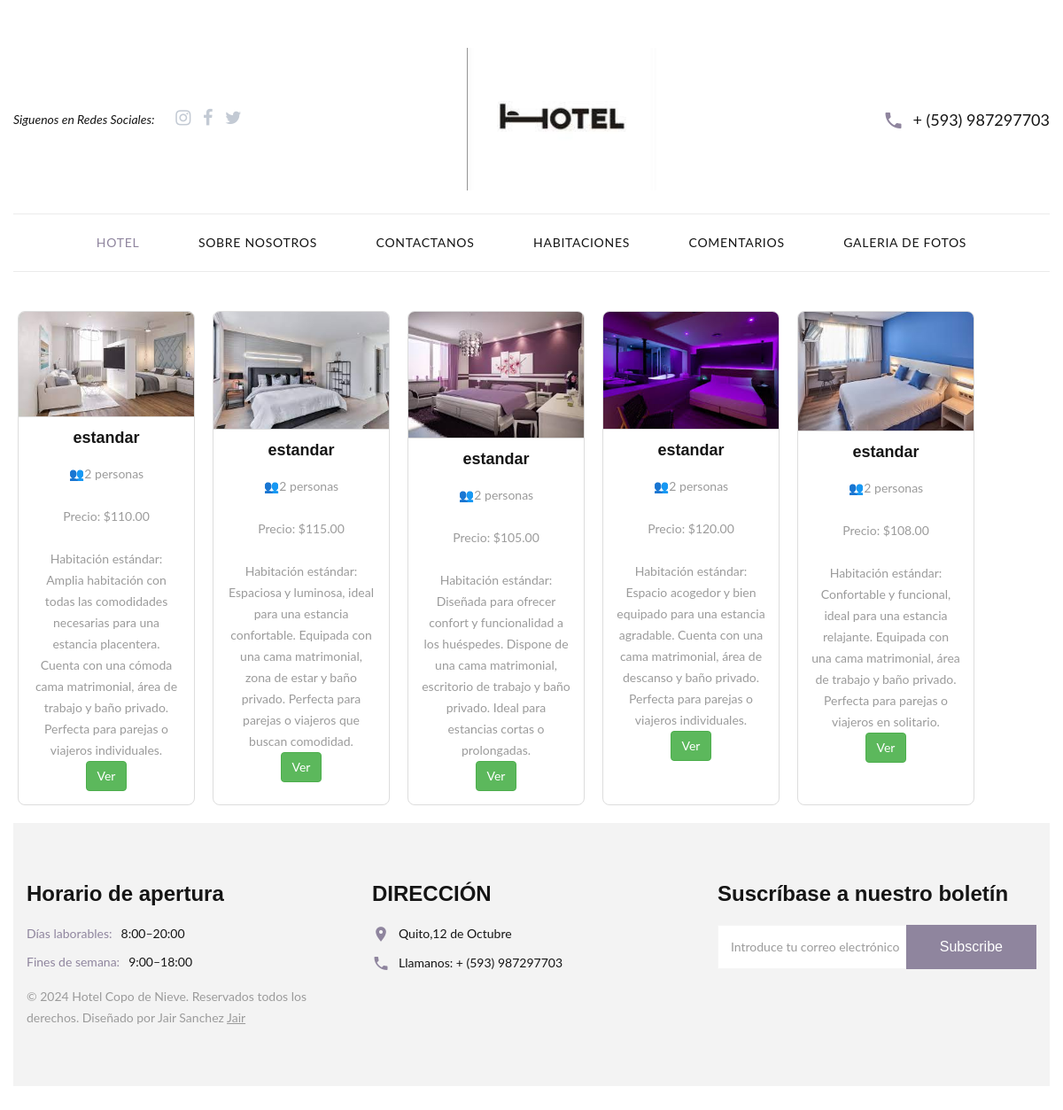
The page /Front-def/site/tipohabitacion1/habitaciones_estandar.php on the database its author committed.
### tables this page shows
CREATE TABLE `habitaciones` (
  `ID_HABITACION` int(11) NOT NULL,
  `TIPO` varchar(255) NOT NULL,
  `DESCRIPCION` varchar(255) DEFAULT NULL,
  `PRECIOPORNOCHE` decimal(10,2) NOT NULL,
  `CAPACIDAD` int(11) NOT NULL,
  `CAMAS` int(11) DEFAULT NULL,
  `BANO` int(11) DEFAULT NULL
);

### Front-def/site/tipohabitacion1/habitaciones_estandar.php (the view, shortened to what this page needs)
<?php
    include '../../../basedatos/basedatos.php';
$checkin = $_GET['checkin'];
$checkout = $_GET['checkout'];
$query = "SELECT * FROM habitaciones
          WHERE tipo='estandar'
          AND ID_HABITACION NOT IN (
              SELECT hr.ID_HABITACION
              FROM habitacion_reserva hr
              JOIN reserva r ON hr.ID_RESERVA = r.ID_RESERVA
              WHERE (r.FECHACHECKIN <= '$checkout' AND r.FECHACHECKOUT >= '$checkin')
          )";
$resultado = $mysqli->query($query);
$habitaciones = $resultado->fetch_all(MYSQLI_ASSOC);
?>
<!DOCTYPE html>
<html class="wide wow-animation" lang="en">
  <head>
    <link rel="stylesheet" href="../css/bootstrap.css">
    <link rel="stylesheet" href="../css/style.css">
  </head>
  <body>
    <div class="text-center page"><a class="banner banner-top" href="https://www.templatemonster.com/website-templates/monstroid2.html" target="_blank"><img src="../images/monstroid.jpg" alt="" height="0"></a>
      <header class="page-header" style="padding-bottom: 24px">
        <div class="rd-navbar-wrap">
          <nav class="rd-navbar rd-navbar-default-with-top-panel" data-layout="rd-navbar-fixed" data-sm-layout="rd-navbar-fixed" data-md-layout="rd-navbar-fullwidth" data-md-device-layout="rd-navbar-fixed" data-lg-layout="rd-navbar-fullwidth" data-lg-device-layout="rd-navbar-fullwidth" data-md-stick-up-offset="90px" data-lg-stick-up-offset="150px" data-stick-up="true" data-sm-stick-up="true" data-md-stick-up="true" data-lg-stick-up="true">
            <div class="rd-navbar-top-panel rd-navbar-collapse">
              <div class="rd-navbar-top-panel-inner">
                <div class="left-side">
                  <div class="group"><span class="text-italic">Siguenos en Redes Sociales:</span>
                    <ul class="list-inline">
                      <li><a class="icon icon-sm icon-secondary-5 fa fa-instagram" href="#"></a></li>
                      <li><a class="icon icon-sm icon-secondary-5 fa fa-facebook" href="#"></a></li>
                      <li><a class="icon icon-sm icon-secondary-5 fa fa-twitter" href="#"></a></li>
                    </ul>
                  </div>
                </div>
                <div class="center-side">
                  <div class="rd-navbar-brand fullwidth-brand"><a class="brand-name" href="../index.html"><img src="../imagenes/logo.jpeg" alt="" width="214" height="28"/></a></div>
                </div>
                <div class="right-side">
                  <div class="contact-info">
                    <div class="unit unit-middle unit-horizontal unit-spacing-xs">
                      <div class="unit__left"><span class="icon icon-primary text-middle mdi mdi-phone"></span></div>
                      <div class="unit__body"><a class="text-middle" href="tel:#">+ (593) 987297703</a></div>
                    </div>
                  </div>
                </div>
              </div>
            </div>
            <div class="rd-navbar-inner">
              <div class="rd-navbar-aside-right">
                <div class="rd-navbar-nav-wrap">
                  <div class="rd-navbar-nav-scroll-holder">
                    <ul class="rd-navbar-nav">
                    <li class="active"><a href="../index.html">Hotel</a>
                      </li>
                      <li><a href="../about-us.html">Sobre Nosotros</a>
                      </li>
                      <li><a href="../contacts.html">Contactanos</a>
                      </li>
                      <li><a href="../habitaciones.html">Habitaciones</a>
                      </li>
                      <li><a href="../comentarios.html">Comentarios</a>
                      </li>
                      <li><a href="../galeria.html">Galeria de Fotos</a>
                      </li>
                    </ul>
                  </div>
                </div>
              </div>
            </div>
          </nav>
        </div>
      </header>
      <main>
<div class="productos-container">
    <?php foreach ($habitaciones as $habitacion) : ?>
        <div class="producto">
            <img src="../imagenes/<?php echo $habitacion['ID_HABITACION']; ?>.jpg" alt="Imagen de la habitación" class="producto-imagen">
            <div class="contenido">
                <h2 class="producto-titulo"><?php echo $habitacion['TIPO']; ?></h2>
                <p class="card-title">👥<?php echo $habitacion['CAPACIDAD']; ?> personas</p>
                <p class="card-title">Precio: $<?php echo $habitacion['PRECIOPORNOCHE']; ?></p>
                <p class="card-title"><?php echo $habitacion['DESCRIPCION']; ?></p>
                <form action="../habitaciones/detalle_habitacion_estandar.php" method="get">
                    <input type="submit" value="Ver" class="btn btn-success">
                </form>
            </div>
        </div>
    <?php endforeach; ?>
</div>
      <footer class="page-footer text-left text-sm-left">
        <div class="shell-wide">
          <div class="page-footer-minimal">
            <div class="shell-wide">
              <div class="range range-50">
                <div class="cell-sm-6 cell-md-3 cell-lg-4 wow fadeInUp" data-wow-delay=".1s">
                  <div class="page-footer-minimal-inner">
                    <h4>Horario de apertura</h4>
                    <ul class="list-unstyled">
                      <li>
                        <div class="group-xs">
                          <div>
                            <dl class="list-desc">
                              <dt>Días laborables: </dt>
                              <dd class="text-gray-darker"><span>8:00–20:00</span></dd>
                            </dl>
                          </div>
                          <div>
                            <dl class="list-desc">
                              <dt>Fines de semana: </dt>
                              <dd class="text-gray-darker"><span>9:00–18:00</span></dd>
                            </dl>
                          </div>
                        </div>
                      </li>
                      <li>
                        <p class="rights"><span>&copy;&nbsp;</span><span>2024</span><span>&nbsp;</span><span class="copyright-year"></span>Hotel Copo de Nieve. Reservados todos los derechos. Diseñado por Jair Sanchez <a href="https://www.templatemonster.com">Jair</a></p>
                      </li>
                    </ul>
                  </div>
                </div>
                <div class="cell-sm-6 cell-md-5 cell-lg-4 wow fadeInUp" data-wow-delay=".2s">
                  <div class="page-footer-minimal-inner">
                    <h4>DIRECCIÓN</h4>
                    <ul class="list-unstyled">
                      <li>
                        <dl class="list-desc">
                          <dt><span class="icon icon-sm mdi mdi-map-marker"></span></dt>
                          <dd><a class="link link-gray-darker" href="#">Quito,12 de Octubre </a></dd>
                        </dl>
                      </li>
                      <li>
                        <dl class="list-desc">
                          <dt><span class="icon icon-sm mdi mdi-phone"></span></dt>
                          <dd class="text-gray-darker">Llamanos: <a class="link link-gray-darker" href="tel:#">+ (593) 987297703</a>
                          </dd>
                        </dl>
                      </li>
                    </ul>
                  </div>
                </div>
                <div class="cell-sm-8 cell-md-4 wow fadeInUp" data-wow-delay=".3s">
                  <div class="page-footer-minimal-inner-subscribe">
                    <h4>Suscríbase a nuestro boletín</h4>
                    <form class="rd-mailform rd-mailform-inline form-center" data-form-output="form-output-global" data-form-type="subscribe" method="post" action="bat/rd-mailform.php">
                      <div class="form-wrap">
                        <input class="form-input" id="subscribe-email" type="email" name="email" data-constraints="@Email @Required">
                        <label class="form-label" for="subscribe-email">Introduce tu correo electrónico</label>
                      </div>
                      <button class="button button-primary-2 button-effect-ujarak button-square" type="submit"><span>Subscribe</span></button>
                    </form>
                  </div>
                </div>
              </div>
            </div>
          </div>
        </div>
      </footer>
    </div>
  </body>
</html>

### rows shown on the page
habitaciones: shows a picture, TIPO "estandar", CAPACIDAD "2", PRECIOPORNOCHE "110.00", DESCRIPCION "Habitación estándar: Amplia habitación con todas las comodidades necesarias para una estancia placentera. Cuenta con una cómoda cama matrimonial, área de trabajo y baño privado. Perfecta para parejas o viajeros individuales."
habitaciones: shows a picture, TIPO "estandar", CAPACIDAD "2", PRECIOPORNOCHE "115.00", DESCRIPCION "Habitación estándar: Espaciosa y luminosa, ideal para una estancia confortable. Equipada con una cama matrimonial, zona de estar y baño privado. Perfecta para parejas o viajeros que buscan comodidad."
habitaciones: shows a picture, TIPO "estandar", CAPACIDAD "2", PRECIOPORNOCHE "105.00", DESCRIPCION "Habitación estándar: Diseñada para ofrecer confort y funcionalidad a los huéspedes. Dispone de una cama matrimonial, escritorio de trabajo y baño privado. Ideal para estancias cortas o prolongadas."
habitaciones: shows a picture, TIPO "estandar", CAPACIDAD "2", PRECIOPORNOCHE "120.00", DESCRIPCION "Habitación estándar: Espacio acogedor y bien equipado para una estancia agradable. Cuenta con una cama matrimonial, área de descanso y baño privado. Perfecta para parejas o viajeros individuales."
habitaciones: shows a picture, TIPO "estandar", CAPACIDAD "2", PRECIOPORNOCHE "108.00", DESCRIPCION "Habitación estándar: Confortable y funcional, ideal para una estancia relajante. Equipada con una cama matrimonial, área de trabajo y baño privado. Perfecta para parejas o viajeros en solitario."
